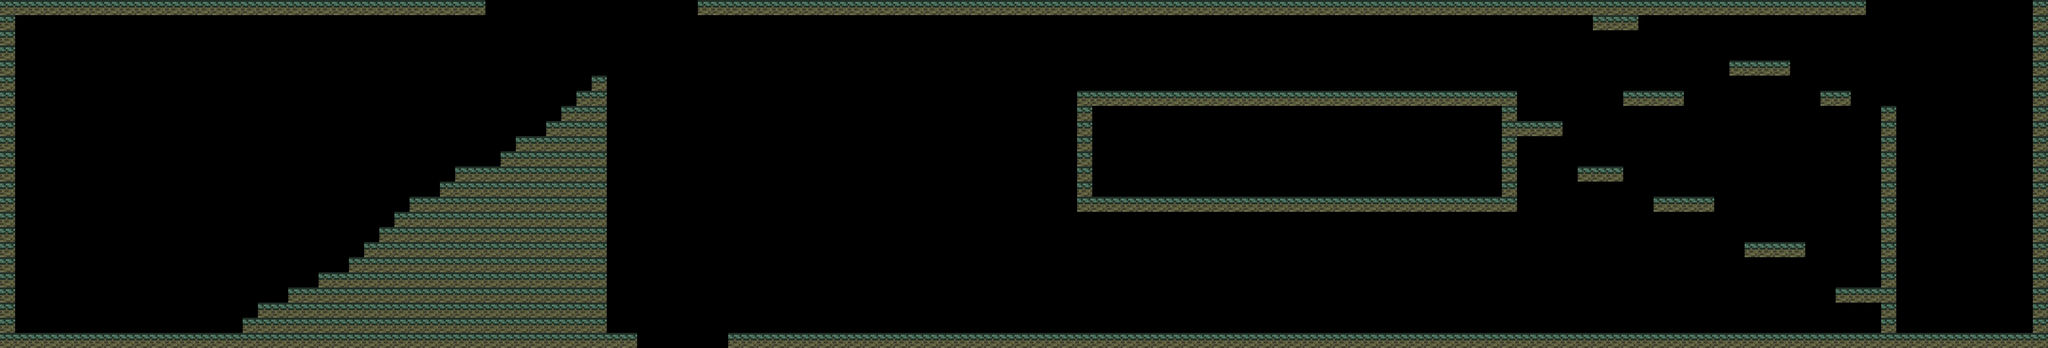

The image is a tile-based game level rendered from a .tmx file. Its description and complete source (layers, tilesets, objects, tile grids) follow:
An orthogonal 135x23 tile map with 32x32 px tiles, 1 tile layer (Tile Layer 1).

<map version="1.0" tiledversion="1.0.3" orientation="orthogonal" renderorder="right-down" width="135" height="23" tilewidth="32" tileheight="32" nextobjectid="1">
 <tileset firstgid="1" name="TileUsed" tilewidth="32" tileheight="32" tilecount="4" columns="0">
  <grid orientation="orthogonal" width="1" height="1" />
  <tile id="0">
   <image width="32" height="32" source="tilesUsed/BrickFloor.jpg" />
   <objectgroup draworder="index" name="1" />
  </tile>
  <tile id="1">
   <image width="32" height="32" source="tilesUsed/IceFloor.jpg" />
   <objectgroup draworder="index" name="2" />
  </tile>
  <tile id="2">
   <image width="32" height="32" source="tilesUsed/IceFloor2.jpg" />
   <objectgroup draworder="index" name="3" />
  </tile>
  <tile id="3">
   <image width="32" height="32" source="tilesUsed/PurpleFloor.jpg" />
   <objectgroup draworder="index" name="4" />
  </tile>
 </tileset>
 <layer name="Tile Layer 1" width="135" height="23">
  <data encoding="csv">
1,1,1,1,1,1,1,1,1,1,1,1,1,1,1,1,1,1,1,1,1,1,1,1,1,1,1,1,1,1,1,1,0,0,0,0,0,0,0,0,0,0,0,0,0,0,1,1,1,1,1,1,1,1,1,1,1,1,1,1,1,1,1,1,1,1,1,1,1,1,1,1,1,1,1,1,1,1,1,1,1,1,1,1,1,1,1,1,1,1,1,1,1,1,1,1,1,1,1,1,1,1,1,1,1,1,1,1,1,1,1,1,1,1,1,1,1,1,1,1,1,1,1,0,0,0,0,0,0,0,0,0,0,0,1,
1,0,0,0,0,0,0,0,0,0,0,0,0,0,0,0,0,0,0,0,0,0,0,0,0,0,0,0,0,0,0,0,0,0,0,0,0,0,0,0,0,0,0,0,0,0,0,0,0,0,0,0,0,0,0,0,0,0,0,0,0,0,0,0,0,0,0,0,0,0,0,0,0,0,0,0,0,0,0,0,0,0,0,0,0,0,0,0,0,0,0,0,0,0,0,0,0,0,0,0,0,0,0,0,0,1,1,1,0,0,0,0,0,0,0,0,0,0,0,0,0,0,0,0,0,0,0,0,0,0,0,0,0,0,1,
1,0,0,0,0,0,0,0,0,0,0,0,0,0,0,0,0,0,0,0,0,0,0,0,0,0,0,0,0,0,0,0,0,0,0,0,0,0,0,0,0,0,0,0,0,0,0,0,0,0,0,0,0,0,0,0,0,0,0,0,0,0,0,0,0,0,0,0,0,0,0,0,0,0,0,0,0,0,0,0,0,0,0,0,0,0,0,0,0,0,0,0,0,0,0,0,0,0,0,0,0,0,0,0,0,0,0,0,0,0,0,0,0,0,0,0,0,0,0,0,0,0,0,0,0,0,0,0,0,0,0,0,0,0,1,
1,0,0,0,0,0,0,0,0,0,0,0,0,0,0,0,0,0,0,0,0,0,0,0,0,0,0,0,0,0,0,0,0,0,0,0,0,0,0,0,0,0,0,0,0,0,0,0,0,0,0,0,0,0,0,0,0,0,0,0,0,0,0,0,0,0,0,0,0,0,0,0,0,0,0,0,0,0,0,0,0,0,0,0,0,0,0,0,0,0,0,0,0,0,0,0,0,0,0,0,0,0,0,0,0,0,0,0,0,0,0,0,0,0,0,0,0,0,0,0,0,0,0,0,0,0,0,0,0,0,0,0,0,0,1,
1,0,0,0,0,0,0,0,0,0,0,0,0,0,0,0,0,0,0,0,0,0,0,0,0,0,0,0,0,0,0,0,0,0,0,0,0,0,0,0,0,0,0,0,0,0,0,0,0,0,0,0,0,0,0,0,0,0,0,0,0,0,0,0,0,0,0,0,0,0,0,0,0,0,0,0,0,0,0,0,0,0,0,0,0,0,0,0,0,0,0,0,0,0,0,0,0,0,0,0,0,0,0,0,0,0,0,0,0,0,0,0,0,0,1,1,1,1,0,0,0,0,0,0,0,0,0,0,0,0,0,0,0,0,1,
1,0,0,0,0,0,0,0,0,0,0,0,0,0,0,0,0,0,0,0,0,0,0,0,0,0,0,0,0,0,0,0,0,0,0,0,0,0,0,1,0,0,0,0,0,0,0,0,0,0,0,0,0,0,0,0,0,0,0,0,0,0,0,0,0,0,0,0,0,0,0,0,0,0,0,0,0,0,0,0,0,0,0,0,0,0,0,0,0,0,0,0,0,0,0,0,0,0,0,0,0,0,0,0,0,0,0,0,0,0,0,0,0,0,0,0,0,0,0,0,0,0,0,0,0,0,0,0,0,0,0,0,0,0,1,
1,0,0,0,0,0,0,0,0,0,0,0,0,0,0,0,0,0,0,0,0,0,0,0,0,0,0,0,0,0,0,0,0,0,0,0,0,0,1,1,0,0,0,0,0,0,0,0,0,0,0,0,0,0,0,0,0,0,0,0,0,0,0,0,0,0,0,0,0,0,0,1,1,1,1,1,1,1,1,1,1,1,1,1,1,1,1,1,1,1,1,1,1,1,1,1,1,1,1,1,0,0,0,0,0,0,0,1,1,1,1,0,0,0,0,0,0,0,0,0,1,1,0,0,0,0,0,0,0,0,0,0,0,0,1,
1,0,0,0,0,0,0,0,0,0,0,0,0,0,0,0,0,0,0,0,0,0,0,0,0,0,0,0,0,0,0,0,0,0,0,0,0,1,1,1,0,0,0,0,0,0,0,0,0,0,0,0,0,0,0,0,0,0,0,0,0,0,0,0,0,0,0,0,0,0,0,1,0,0,0,0,0,0,0,0,0,0,0,0,0,0,0,0,0,0,0,0,0,0,0,0,0,0,0,1,0,0,0,0,0,0,0,0,0,0,0,0,0,0,0,0,0,0,0,0,0,0,0,0,1,0,0,0,0,0,0,0,0,0,1,
1,0,0,0,0,0,0,0,0,0,0,0,0,0,0,0,0,0,0,0,0,0,0,0,0,0,0,0,0,0,0,0,0,0,0,0,1,1,1,1,0,0,0,0,0,0,0,0,0,0,0,0,0,0,0,0,0,0,0,0,0,0,0,0,0,0,0,0,0,0,0,1,0,0,0,0,0,0,0,0,0,0,0,0,0,0,0,0,0,0,0,0,0,0,0,0,0,0,0,1,1,1,1,0,0,0,0,0,0,0,0,0,0,0,0,0,0,0,0,0,0,0,0,0,1,0,0,0,0,0,0,0,0,0,1,
1,0,0,0,0,0,0,0,0,0,0,0,0,0,0,0,0,0,0,0,0,0,0,0,0,0,0,0,0,0,0,0,0,0,1,1,1,1,1,1,0,0,0,0,0,0,0,0,0,0,0,0,0,0,0,0,0,0,0,0,0,0,0,0,0,0,0,0,0,0,0,1,0,0,0,0,0,0,0,0,0,0,0,0,0,0,0,0,0,0,0,0,0,0,0,0,0,0,0,1,0,0,0,0,0,0,0,0,0,0,0,0,0,0,0,0,0,0,0,0,0,0,0,0,1,0,0,0,0,0,0,0,0,0,1,
1,0,0,0,0,0,0,0,0,0,0,0,0,0,0,0,0,0,0,0,0,0,0,0,0,0,0,0,0,0,0,0,0,1,1,1,1,1,1,1,0,0,0,0,0,0,0,0,0,0,0,0,0,0,0,0,0,0,0,0,0,0,0,0,0,0,0,0,0,0,0,1,0,0,0,0,0,0,0,0,0,0,0,0,0,0,0,0,0,0,0,0,0,0,0,0,0,0,0,1,0,0,0,0,0,0,0,0,0,0,0,0,0,0,0,0,0,0,0,0,0,0,0,0,1,0,0,0,0,0,0,0,0,0,1,
1,0,0,0,0,0,0,0,0,0,0,0,0,0,0,0,0,0,0,0,0,0,0,0,0,0,0,0,0,0,1,1,1,1,1,1,1,1,1,1,0,0,0,0,0,0,0,0,0,0,0,0,0,0,0,0,0,0,0,0,0,0,0,0,0,0,0,0,0,0,0,1,0,0,0,0,0,0,0,0,0,0,0,0,0,0,0,0,0,0,0,0,0,0,0,0,0,0,0,1,0,0,0,0,1,1,1,0,0,0,0,0,0,0,0,0,0,0,0,0,0,0,0,0,1,0,0,0,0,0,0,0,0,0,1,
1,0,0,0,0,0,0,0,0,0,0,0,0,0,0,0,0,0,0,0,0,0,0,0,0,0,0,0,0,1,1,1,1,1,1,1,1,1,1,1,0,0,0,0,0,0,0,0,0,0,0,0,0,0,0,0,0,0,0,0,0,0,0,0,0,0,0,0,0,0,0,1,0,0,0,0,0,0,0,0,0,0,0,0,0,0,0,0,0,0,0,0,0,0,0,0,0,0,0,1,0,0,0,0,0,0,0,0,0,0,0,0,0,0,0,0,0,0,0,0,0,0,0,0,1,0,0,0,0,0,0,0,0,0,1,
1,0,0,0,0,0,0,0,0,0,0,0,0,0,0,0,0,0,0,0,0,0,0,0,0,0,0,1,1,1,1,1,1,1,1,1,1,1,1,1,0,0,0,0,0,0,0,0,0,0,0,0,0,0,0,0,0,0,0,0,0,0,0,0,0,0,0,0,0,0,0,1,1,1,1,1,1,1,1,1,1,1,1,1,1,1,1,1,1,1,1,1,1,1,1,1,1,1,1,1,0,0,0,0,0,0,0,0,0,1,1,1,1,0,0,0,0,0,0,0,0,0,0,0,1,0,0,0,0,0,0,0,0,0,1,
1,0,0,0,0,0,0,0,0,0,0,0,0,0,0,0,0,0,0,0,0,0,0,0,0,0,1,1,1,1,1,1,1,1,1,1,1,1,1,1,0,0,0,0,0,0,0,0,0,0,0,0,0,0,0,0,0,0,0,0,0,0,0,0,0,0,0,0,0,0,0,0,0,0,0,0,0,0,0,0,0,0,0,0,0,0,0,0,0,0,0,0,0,0,0,0,0,0,0,0,0,0,0,0,0,0,0,0,0,0,0,0,0,0,0,0,0,0,0,0,0,0,0,0,1,0,0,0,0,0,0,0,0,0,1,
1,0,0,0,0,0,0,0,0,0,0,0,0,0,0,0,0,0,0,0,0,0,0,0,0,1,1,1,1,1,1,1,1,1,1,1,1,1,1,1,0,0,0,0,0,0,0,0,0,0,0,0,0,0,0,0,0,0,0,0,0,0,0,0,0,0,0,0,0,0,0,0,0,0,0,0,0,0,0,0,0,0,0,0,0,0,0,0,0,0,0,0,0,0,0,0,0,0,0,0,0,0,0,0,0,0,0,0,0,0,0,0,0,0,0,0,0,0,0,0,0,0,0,0,1,0,0,0,0,0,0,0,0,0,1,
1,0,0,0,0,0,0,0,0,0,0,0,0,0,0,0,0,0,0,0,0,0,0,0,1,1,1,1,1,1,1,1,1,1,1,1,1,1,1,1,0,0,0,0,0,0,0,0,0,0,0,0,0,0,0,0,0,0,0,0,0,0,0,0,0,0,0,0,0,0,0,0,0,0,0,0,0,0,0,0,0,0,0,0,0,0,0,0,0,0,0,0,0,0,0,0,0,0,0,0,0,0,0,0,0,0,0,0,0,0,0,0,0,0,0,1,1,1,1,0,0,0,0,0,1,0,0,0,0,0,0,0,0,0,1,
1,0,0,0,0,0,0,0,0,0,0,0,0,0,0,0,0,0,0,0,0,0,0,1,1,1,1,1,1,1,1,1,1,1,1,1,1,1,1,1,0,0,0,0,0,0,0,0,0,0,0,0,0,0,0,0,0,0,0,0,0,0,0,0,0,0,0,0,0,0,0,0,0,0,0,0,0,0,0,0,0,0,0,0,0,0,0,0,0,0,0,0,0,0,0,0,0,0,0,0,0,0,0,0,0,0,0,0,0,0,0,0,0,0,0,0,0,0,0,0,0,0,0,0,1,0,0,0,0,0,0,0,0,0,1,
1,0,0,0,0,0,0,0,0,0,0,0,0,0,0,0,0,0,0,0,0,1,1,1,1,1,1,1,1,1,1,1,1,1,1,1,1,1,1,1,0,0,0,0,0,0,0,0,0,0,0,0,0,0,0,0,0,0,0,0,0,0,0,0,0,0,0,0,0,0,0,0,0,0,0,0,0,0,0,0,0,0,0,0,0,0,0,0,0,0,0,0,0,0,0,0,0,0,0,0,0,0,0,0,0,0,0,0,0,0,0,0,0,0,0,0,0,0,0,0,0,0,0,0,1,0,0,0,0,0,0,0,0,0,1,
1,0,0,0,0,0,0,0,0,0,0,0,0,0,0,0,0,0,0,1,1,1,1,1,1,1,1,1,1,1,1,1,1,1,1,1,1,1,1,1,0,0,0,0,0,0,0,0,0,0,0,0,0,0,0,0,0,0,0,0,0,0,0,0,0,0,0,0,0,0,0,0,0,0,0,0,0,0,0,0,0,0,0,0,0,0,0,0,0,0,0,0,0,0,0,0,0,0,0,0,0,0,0,0,0,0,0,0,0,0,0,0,0,0,0,0,0,0,0,0,0,1,1,1,1,0,0,0,0,0,0,0,0,0,1,
1,0,0,0,0,0,0,0,0,0,0,0,0,0,0,0,0,1,1,1,1,1,1,1,1,1,1,1,1,1,1,1,1,1,1,1,1,1,1,1,0,0,0,0,0,0,0,0,0,0,0,0,0,0,0,0,0,0,0,0,0,0,0,0,0,0,0,0,0,0,0,0,0,0,0,0,0,0,0,0,0,0,0,0,0,0,0,0,0,0,0,0,0,0,0,0,0,0,0,0,0,0,0,0,0,0,0,0,0,0,0,0,0,0,0,0,0,0,0,0,0,0,0,0,1,0,0,0,0,0,0,0,0,0,1,
1,0,0,0,0,0,0,0,0,0,0,0,0,0,0,0,1,1,1,1,1,1,1,1,1,1,1,1,1,1,1,1,1,1,1,1,1,1,1,1,0,0,0,0,0,0,0,0,0,0,0,0,0,0,0,0,0,0,0,0,0,0,0,0,0,0,0,0,0,0,0,0,0,0,0,0,0,0,0,0,0,0,0,0,0,0,0,0,0,0,0,0,0,0,0,0,0,0,0,0,0,0,0,0,0,0,0,0,0,0,0,0,0,0,0,0,0,0,0,0,0,0,0,0,1,0,0,0,0,0,0,0,0,0,1,
1,1,1,1,1,1,1,1,1,1,1,1,1,1,1,1,1,1,1,1,1,1,1,1,1,1,1,1,1,1,1,1,1,1,1,1,1,1,1,1,1,1,0,0,0,0,0,0,1,1,1,1,1,1,1,1,1,1,1,1,1,1,1,1,1,1,1,1,1,1,1,1,1,1,1,1,1,1,1,1,1,1,1,1,1,1,1,1,1,1,1,1,1,1,1,1,1,1,1,1,1,1,1,1,1,1,1,1,1,1,1,1,1,1,1,1,1,1,1,1,1,1,1,1,1,1,1,1,1,1,1,1,1,1,1
</data>
 </layer>
</map>